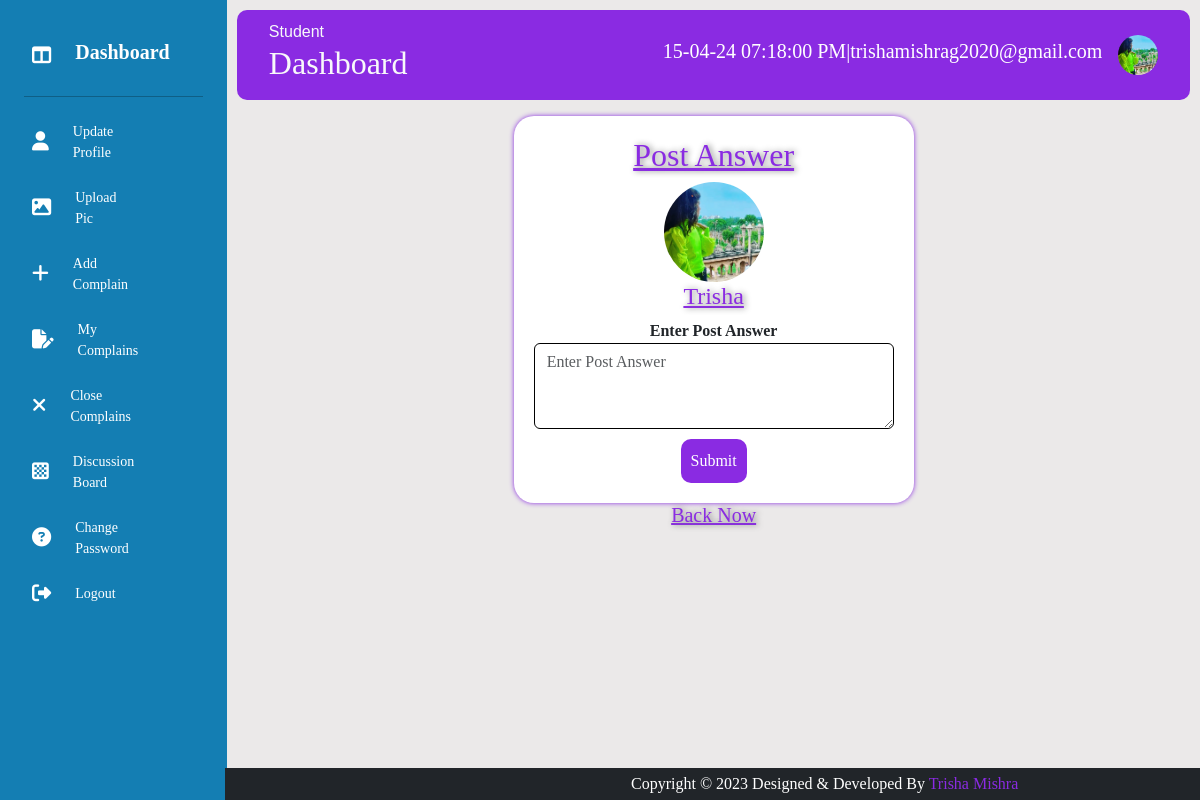
Screenshot of /post.php (signed in) with the database file from the repository.
### tables this page shows
CREATE TABLE IF NOT EXISTS `tbl_user` (
  `uid` int(11) NOT NULL AUTO_INCREMENT,
  `name` varchar(60) NOT NULL,
  `fname` varchar(60) NOT NULL,
  `gender` varchar(6) NOT NULL,
  `email` varchar(30) NOT NULL,
  `password` varchar(40) NOT NULL,
  `mobile` bigint(20) NOT NULL,
  `dob` date NOT NULL,
  `address` varchar(60) NOT NULL,
  `city` varchar(12) NOT NULL,
  `pincode` int(11) NOT NULL,
  `course` varchar(20) NOT NULL,
  `sid` int(11) NOT NULL,
  `cid` int(11) NOT NULL,
  `profile_pic` varchar(200) NOT NULL,
  `status` varchar(5) NOT NULL,
  `dor` varchar(10) NOT NULL,
  PRIMARY KEY (`uid`)
);

### post.php (the view, shortened to what this page needs)
<?php
include("headeruser.php");
$query2="select * from tbl_user where email='$email'";
$res2=mysqli_query($con,$query2);
while($row2=mysqli_fetch_array($res2))
{
$filename=$row2['profile_pic'];
$name=$row2['name'];
 }
?>
<!DOCTYPE html>
<html lang="en">
<head>
</head>
<body>
<center>
    <form  style="box-shadow:0px 0px 5px blueviolet; padding:20px; width: 400px; border-radius:20px; background-color:white;" action="answer.php" method="post">
<h2 style="color:blueviolet;  text-shadow:2px 0px 6px grey; text-decoration:underline;">Post Answer</h2>
<img src="student/<?php echo $filename; ?>" id="image" style="border-radius:50%; width:100px; height:100px;"/>
<br/>
<h4 style="color:blueviolet;  text-shadow:2px 0px 6px grey; text-decoration:underline;"><?php echo $name;?></h4>
<b>Enter Post Answer</b>
<textarea name="ans" class="form-control" placeholder="Enter Post Answer" id="floatingTextarea" style="border:1px black solid;"  cols="30" rows="3"></textarea>
<input type="submit" style="background-color:blueviolet; padding:10px; margin-top:10px; color:white; border-radius: 10px; font-weight: 50px;">
</form>
<h5 ><a href="discuss.php" style="color:blueviolet;  text-shadow:2px 0px 6px grey; ">Back Now</a></h5>
</center>
</body>
</html>
<?php
include("mainuser.php");
?>

### headeruser.php (shortened to what this page needs)
<?php
$email=$_SESSION['user'];
include("connection.php");
$query="select * from tbl_user where email='$email'";
$res=mysqli_query($con,$query);
while($row=mysqli_fetch_array($res))
{
$filename=$row['profile_pic'];
 }
?>
<!DOCTYPE html>
<html lang="en">
<head>
    <link rel="stylesheet" href="https://cdnjs.cloudflare.com/ajax/libs/font-awesome/6.4.2/css/all.min.css" />
    <link rel="stylesheet" href="css/bootstrap.css">
</head>
<body>
    <div class="slidebar">
        <div class="logo"></div>
        <ul class="menu">
        <li class="active">
                <a href="userdashboard.php">
                <i class="fa-solid fa-table-columns"></i>
                    <h5><span><b>Dashboard</b></span></h5>
                </a>
            </li>
            <hr style="color:black;"/>
            <li>
                <a href="update.php">
                <i class="fas fa-user"></i>
                    <span>Update <br/>Profile</span>
                </a>
            </li>
            <li>
                <a href="pic.php">
                <i class="fa-solid fa-image"></i>
                    <span>Upload <br/>Pic</span>
                </a>
            </li>
            <li>
                <a href="addcomplain.php">
                <i class="fa-sharp fa-solid fa-plus"></i>
                    <span>Add <br/>Complain</span>
                </a>
            </li>
            <li>
                <a href="mycomplain.php">
                <i class="fa-solid fa-file-pen"></i>
                <span>My <br/>Complains</span>
                </a>
            </li>
            <li>
                <a href="closecomplain.php">
                <i class="fa-sharp fa-solid fa-xmark"></i>
                    <span>Close <br/>Complains</span>
                </a>
            </li>
            <li>
                <a href="discuss.php">
                <i class="fa-solid fa-chess-board"></i>
                    <span>Discussion <br/>Board</span>
                </a>
            </li>
            <li>
                <a href="userchangepass.php">
                    <i class="fas fa-question-circle"></i>
                    <span>Change <br/>Password</span>
                </a>
            </li>
            <li>
                <a href="studentlogout.php">
                <i class="fas fa-sign-out-alt"></i>
                    <span>Logout</span>
                </a>
            </li>
        </ul>
    </div>
    <div class="main--content">
        <div class="header--wrapper">
            <div class="header--title">
                <span  class="text-light" style="font-family:sans-serif;">Student</span>
                <h2 class="text-light" >Dashboard</h2>
            </div>
            <div class="user--info">
                <h5 style="color:#fff">
                <?php
                $currentTime=date('d-m-y h:i:s A');
                echo $currentTime;
                echo "|";
                echo $_SESSION['user'];
                ?>
                </h5>
                <div class="dropdown">
                <img src="student/<?php echo $filename; ?>" id="image" alt=""  data-bs-toggle="dropdown" aria-expanded="false"/>
                  </div>
            </div>
        </div>

### headeruser.php (style rules this page uses)
* { margin: 0%; padding: 0%; border: none; outline: none; box-sizing:border-box; }
body { display: flex; font-family:calibri; }
.slidebar { position: sticky; top: 0%; bottom: 0; left: 0; width:78px; height: 100vh; padding: 0 1.5rem; color: #fff; overflow: hidden; transition:all 0.5s linnear; background-color:#147eb3; }
.logo { padding: 12px; }
.menu { height: 88%; list-style: none; position: relative; padding: 0%; }
.menu li { padding: 0.5rem; margin: 8px 0; border-radius: 8px; transition: all 0.5s ease-in-out; }
.menu a { color:white; font-size: 14px; text-decoration: none; display: flex; align-items: center; gap: 1.5rem; }
.menu a i { font-size: 1.2rem; }
.menu a span { overflow: hidden; }
.main--content { position: relative; background: #ebe9e9; width: 100%; padding: 0.6rem; }
.header--wrapper img { width: 40px; height: 40px; cursor:pointer; border-radius: 50%; }
.header--wrapper { display: flex; justify-content: space-between; align-items: center; flex-wrap: wrap; background:blueviolet; border-radius: 10px; padding: 10px 2rem; margin-bottom: 1rem; }
.header--title { color: rgba(113, 99, 186, 255); }
.user--info { display: flex; align-items: center; gap:1rem; }

### rows the page displays
tbl_user: profile_pic (picture), name "Trisha"

### other values shown
$_SESSION['user'] "trishamishrag2020@gmail.com"
